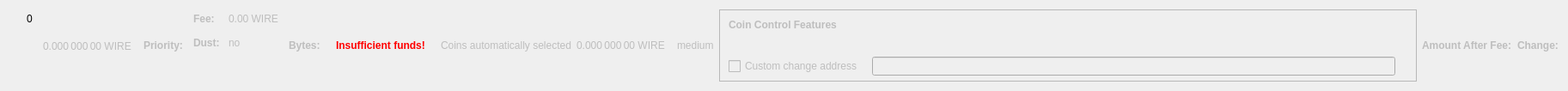
    <widget class="QWidget" name="dummyHideWidget" native="true">
     <property name="maximumSize">
      <size>
       <width>100</width>
       <height>22</height>
      </size>
     </property>
     <layout class="QHBoxLayout" name="dummyHideLayout">
      <item>
       <layout class="QFormLayout" name="formLayoutCoinControl1">
        <property name="horizontalSpacing">
         <number>10</number>
        </property>
        <property name="verticalSpacing">
         <number>14</number>
        </property>
        <property name="leftMargin">
         <number>10</number>
        </property>
        <property name="topMargin">
         <number>4</number>
        </property>
        <property name="rightMargin">
         <number>6</number>
        </property>
        <item row="0" column="1">
         <widget class="QLabel" name="labelCoinControlBytes">
          <property name="cursor">
           <cursorShape>IBeamCursor</cursorShape>
          </property>
          <property name="contextMenuPolicy">
           <enum>Qt::ActionsContextMenu</enum>
          </property>
          <property name="text">
           <string notr="true">0</string>
          </property>
          <property name="textInteractionFlags">
           <set>Qt::LinksAccessibleByMouse|Qt::TextSelectableByKeyboard|Qt::TextSelectableByMouse</set>
          </property>
         </widget>
        </item>
       </layout>
      </item>
      <item>
       <widget class="QLabel" name="labelCoinControlAfterFee">
        <property name="enabled">
         <bool>false</bool>
        </property>
        <property name="sizePolicy">
         <sizepolicy hsizetype="Fixed" vsizetype="Fixed">
          <horstretch>0</horstretch>
          <verstretch>0</verstretch>
         </sizepolicy>
        </property>
        <property name="minimumSize">
         <size>
          <width>111</width>
          <height>12</height>
         </size>
        </property>
        <property name="maximumSize">
         <size>
          <width>111</width>
          <height>12</height>
         </size>
        </property>
        <property name="cursor">
         <cursorShape>IBeamCursor</cursorShape>
        </property>
        <property name="contextMenuPolicy">
         <enum>Qt::ActionsContextMenu</enum>
        </property>
        <property name="text">
         <string notr="true">0.000 000 00 WIRE</string>
        </property>
        <property name="textInteractionFlags">
         <set>Qt::LinksAccessibleByMouse|Qt::TextSelectableByKeyboard|Qt::TextSelectableByMouse</set>
        </property>
       </widget>
      </item>
      <item>
       <widget class="QLabel" name="labelCoinControlPriorityText">
        <property name="enabled">
         <bool>false</bool>
        </property>
        <property name="font">
         <font>
          <weight>75</weight>
          <bold>true</bold>
         </font>
        </property>
        <property name="text">
         <string>Priority:</string>
        </property>
       </widget>
      </item>
      <item>
       <layout class="QHBoxLayout" name="horizontalLayout"/>
      </item>
      <item>
       <layout class="QFormLayout" name="formLayoutCoinControl3">
        <property name="horizontalSpacing">
         <number>10</number>
        </property>
        <property name="verticalSpacing">
         <number>14</number>
        </property>
        <property name="leftMargin">
         <number>6</number>
        </property>
        <property name="topMargin">
         <number>4</number>
        </property>
        <property name="rightMargin">
         <number>6</number>
        </property>
        <item row="0" column="0">
         <widget class="QLabel" name="labelCoinControlFeeText">
          <property name="enabled">
           <bool>false</bool>
          </property>
          <property name="font">
           <font>
            <weight>75</weight>
            <bold>true</bold>
           </font>
          </property>
          <property name="text">
           <string>Fee:</string>
          </property>
          <property name="margin">
           <number>0</number>
          </property>
         </widget>
        </item>
        <item row="0" column="1">
         <widget class="QLabel" name="labelCoinControlFee">
          <property name="enabled">
           <bool>false</bool>
          </property>
          <property name="cursor">
           <cursorShape>IBeamCursor</cursorShape>
          </property>
          <property name="contextMenuPolicy">
           <enum>Qt::ActionsContextMenu</enum>
          </property>
          <property name="text">
           <string notr="true">0.00 WIRE</string>
          </property>
          <property name="textInteractionFlags">
           <set>Qt::LinksAccessibleByMouse|Qt::TextSelectableByKeyboard|Qt::TextSelectableByMouse</set>
          </property>
         </widget>
        </item>
        <item row="1" column="0">
         <widget class="QLabel" name="labelCoinControlLowOutputText">
          <property name="enabled">
           <bool>false</bool>
          </property>
          <property name="font">
           <font>
            <weight>75</weight>
            <bold>true</bold>
           </font>
          </property>
          <property name="text">
           <string>Dust:</string>
          </property>
         </widget>
        </item>
        <item row="1" column="1">
         <widget class="QLabel" name="labelCoinControlLowOutput">
          <property name="enabled">
           <bool>false</bool>
          </property>
          <property name="cursor">
           <cursorShape>IBeamCursor</cursorShape>
          </property>
          <property name="contextMenuPolicy">
           <enum>Qt::ActionsContextMenu</enum>
          </property>
          <property name="text">
           <string>no</string>
          </property>
          <property name="textInteractionFlags">
           <set>Qt::LinksAccessibleByMouse|Qt::TextSelectableByKeyboard|Qt::TextSelectableByMouse</set>
          </property>
         </widget>
        </item>
       </layout>
      </item>
      <item>
       <widget class="QLabel" name="labelCoinControlBytesText">
        <property name="enabled">
         <bool>false</bool>
        </property>
        <property name="font">
         <font>
          <weight>75</weight>
          <bold>true</bold>
         </font>
        </property>
        <property name="text">
         <string>Bytes:</string>
        </property>
       </widget>
      </item>
      <item>
       <layout class="QFormLayout" name="formLayoutCoinControl2">
        <property name="horizontalSpacing">
         <number>10</number>
        </property>
        <property name="verticalSpacing">
         <number>14</number>
        </property>
        <property name="leftMargin">
         <number>6</number>
        </property>
        <property name="topMargin">
         <number>4</number>
        </property>
        <property name="rightMargin">
         <number>6</number>
        </property>
       </layout>
      </item>
      <item>
       <layout class="QHBoxLayout" name="horizontalLayoutCoinControl2">
        <property name="spacing">
         <number>8</number>
        </property>
        <property name="bottomMargin">
         <number>10</number>
        </property>
       </layout>
      </item>
      <item>
       <widget class="QLabel" name="labelCoinControlInsuffFunds">
        <property name="enabled">
         <bool>false</bool>
        </property>
        <property name="minimumSize">
         <size>
          <width>0</width>
          <height>0</height>
         </size>
        </property>
        <property name="font">
         <font>
          <weight>75</weight>
          <bold>true</bold>
         </font>
        </property>
        <property name="styleSheet">
         <string notr="true">color:red;font-weight:bold;</string>
        </property>
        <property name="text">
         <string>Insufficient funds!</string>
        </property>
        <property name="margin">
         <number>5</number>
        </property>
       </widget>
      </item>
      <item>
       <layout class="QFormLayout" name="formLayoutCoinControl4">
        <property name="horizontalSpacing">
         <number>10</number>
        </property>
        <property name="verticalSpacing">
         <number>14</number>
        </property>
        <property name="leftMargin">
         <number>6</number>
        </property>
        <property name="topMargin">
         <number>4</number>
        </property>
        <property name="rightMargin">
         <number>6</number>
        </property>
       </layout>
      </item>
      <item>
       <widget class="QLabel" name="labelCoinControlAutomaticallySelected">
        <property name="enabled">
         <bool>false</bool>
        </property>
        <property name="sizePolicy">
         <sizepolicy hsizetype="Fixed" vsizetype="Fixed">
          <horstretch>0</horstretch>
          <verstretch>0</verstretch>
         </sizepolicy>
        </property>
        <property name="minimumSize">
         <size>
          <width>0</width>
          <height>0</height>
         </size>
        </property>
        <property name="maximumSize">
         <size>
          <width>240</width>
          <height>16777215</height>
         </size>
        </property>
        <property name="text">
         <string>Coins automatically selected</string>
        </property>
        <property name="margin">
         <number>5</number>
        </property>
       </widget>
      </item>
      <item>
       <widget class="QLabel" name="labelCoinControlChange">
        <property name="enabled">
         <bool>false</bool>
        </property>
        <property name="sizePolicy">
         <sizepolicy hsizetype="Fixed" vsizetype="Fixed">
          <horstretch>0</horstretch>
          <verstretch>0</verstretch>
         </sizepolicy>
        </property>
        <property name="minimumSize">
         <size>
          <width>111</width>
          <height>0</height>
         </size>
        </property>
        <property name="maximumSize">
         <size>
          <width>111</width>
          <height>16777215</height>
         </size>
        </property>
        <property name="cursor">
         <cursorShape>IBeamCursor</cursorShape>
        </property>
        <property name="contextMenuPolicy">
         <enum>Qt::ActionsContextMenu</enum>
        </property>
        <property name="text">
         <string notr="true">0.000 000 00 WIRE</string>
        </property>
        <property name="textInteractionFlags">
         <set>Qt::LinksAccessibleByMouse|Qt::TextSelectableByKeyboard|Qt::TextSelectableByMouse</set>
        </property>
       </widget>
      </item>
      <item>
       <widget class="QLabel" name="labelCoinControlPriority">
        <property name="enabled">
         <bool>false</bool>
        </property>
        <property name="cursor">
         <cursorShape>IBeamCursor</cursorShape>
        </property>
        <property name="contextMenuPolicy">
         <enum>Qt::ActionsContextMenu</enum>
        </property>
        <property name="text">
         <string>medium</string>
        </property>
        <property name="textInteractionFlags">
         <set>Qt::LinksAccessibleByMouse|Qt::TextSelectableByKeyboard|Qt::TextSelectableByMouse</set>
        </property>
       </widget>
      </item>
      <item>
       <widget class="QFrame" name="frameCoinControl">
        <property name="sizePolicy">
         <sizepolicy hsizetype="Expanding" vsizetype="Expanding">
          <horstretch>0</horstretch>
          <verstretch>0</verstretch>
         </sizepolicy>
        </property>
        <property name="maximumSize">
         <size>
          <width>16777215</width>
          <height>16777215</height>
         </size>
        </property>
        <property name="frameShape">
         <enum>QFrame::StyledPanel</enum>
        </property>
        <property name="frameShadow">
         <enum>QFrame::Sunken</enum>
        </property>
        <layout class="QVBoxLayout" name="verticalLayoutCoinControl2_2">
         <property name="spacing">
          <number>0</number>
         </property>
         <property name="leftMargin">
          <number>0</number>
         </property>
         <property name="topMargin">
          <number>0</number>
         </property>
         <property name="rightMargin">
          <number>0</number>
         </property>
         <property name="bottomMargin">
          <number>6</number>
         </property>
         <item>
          <layout class="QVBoxLayout" name="verticalLayoutCoinControl" stretch="0,0,0,1">
           <property name="spacing">
            <number>0</number>
           </property>
           <property name="leftMargin">
            <number>10</number>
           </property>
           <property name="topMargin">
            <number>10</number>
           </property>
           <item>
            <layout class="QHBoxLayout" name="horizontalLayoutCoinControl1">
             <property name="bottomMargin">
              <number>15</number>
             </property>
             <item>
              <widget class="QLabel" name="labelCoinControlFeatures">
               <property name="enabled">
                <bool>false</bool>
               </property>
               <property name="sizePolicy">
                <sizepolicy hsizetype="Preferred" vsizetype="Maximum">
                 <horstretch>0</horstretch>
                 <verstretch>0</verstretch>
                </sizepolicy>
               </property>
               <property name="font">
                <font>
                 <weight>75</weight>
                 <bold>true</bold>
                </font>
               </property>
               <property name="styleSheet">
                <string notr="true">font-weight:bold;</string>
               </property>
               <property name="text">
                <string>Coin Control Features</string>
               </property>
              </widget>
             </item>
            </layout>
           </item>
           <item>
            <widget class="QWidget" name="widgetCoinControl" native="true">
             <property name="sizePolicy">
              <sizepolicy hsizetype="Preferred" vsizetype="Preferred">
               <horstretch>0</horstretch>
               <verstretch>0</verstretch>
              </sizepolicy>
             </property>
             <property name="minimumSize">
              <size>
               <width>0</width>
               <height>0</height>
              </size>
             </property>
             <property name="styleSheet">
              <string notr="true"/>
             </property>
             <layout class="QHBoxLayout" name="horizontalLayoutCoinControl5_2">
              <property name="leftMargin">
               <number>0</number>
              </property>
              <property name="topMargin">
               <number>0</number>
              </property>
              <property name="rightMargin">
               <number>0</number>
              </property>
              <property name="bottomMargin">
               <number>0</number>
              </property>
              <item>
               <layout class="QHBoxLayout" name="horizontalLayoutCoinControl3">
                <property name="spacing">
                 <number>20</number>
                </property>
                <property name="topMargin">
                 <number>0</number>
                </property>
                <property name="bottomMargin">
                 <number>10</number>
                </property>
               </layout>
              </item>
             </layout>
            </widget>
           </item>
           <item>
            <layout class="QHBoxLayout" name="horizontalLayoutCoinControl4" stretch="0,0,0">
             <property name="spacing">
              <number>12</number>
             </property>
             <property name="sizeConstraint">
              <enum>QLayout::SetDefaultConstraint</enum>
             </property>
             <property name="topMargin">
              <number>5</number>
             </property>
             <property name="rightMargin">
              <number>5</number>
             </property>
             <item>
              <widget class="QCheckBox" name="checkBoxCoinControlChange">
               <property name="enabled">
                <bool>false</bool>
               </property>
               <property name="toolTip">
                <string>If this is activated, but the change address is empty or invalid, change will be sent to a newly generated address.</string>
               </property>
               <property name="text">
                <string>Custom change address</string>
               </property>
              </widget>
             </item>
             <item>
              <widget class="QValidatedLineEdit" name="lineEditCoinControlChange">
               <property name="enabled">
                <bool>false</bool>
               </property>
               <property name="sizePolicy">
                <sizepolicy hsizetype="Expanding" vsizetype="Fixed">
                 <horstretch>0</horstretch>
                 <verstretch>0</verstretch>
                </sizepolicy>
               </property>
              </widget>
             </item>
             <item>
              <widget class="QLabel" name="labelCoinControlChangeLabel_2">
               <property name="sizePolicy">
                <sizepolicy hsizetype="Preferred" vsizetype="Expanding">
                 <horstretch>0</horstretch>
                 <verstretch>0</verstretch>
                </sizepolicy>
               </property>
               <property name="minimumSize">
                <size>
                 <width>0</width>
                 <height>0</height>
                </size>
               </property>
               <property name="text">
                <string/>
               </property>
               <property name="margin">
                <number>3</number>
               </property>
              </widget>
             </item>
            </layout>
           </item>
           <item>
            <spacer name="verticalSpacerCoinControl">
             <property name="orientation">
              <enum>Qt::Vertical</enum>
             </property>
             <property name="sizeHint" stdset="0">
              <size>
               <width>800</width>
               <height>1</height>
              </size>
             </property>
            </spacer>
           </item>
          </layout>
         </item>
        </layout>
       </widget>
      </item>
      <item>
       <widget class="QLabel" name="labelCoinControlAfterFeeText">
        <property name="enabled">
         <bool>false</bool>
        </property>
        <property name="minimumSize">
         <size>
          <width>0</width>
          <height>0</height>
         </size>
        </property>
        <property name="maximumSize">
         <size>
          <width>16777215</width>
          <height>16777215</height>
         </size>
        </property>
        <property name="font">
         <font>
          <weight>75</weight>
          <bold>true</bold>
         </font>
        </property>
        <property name="text">
         <string>Amount After Fee:</string>
        </property>
        <property name="alignment">
         <set>Qt::AlignLeading|Qt::AlignLeft|Qt::AlignVCenter</set>
        </property>
        <property name="margin">
         <number>0</number>
        </property>
       </widget>
      </item>
      <item>
       <widget class="QLabel" name="labelCoinControlChangeText">
        <property name="enabled">
         <bool>false</bool>
        </property>
        <property name="sizePolicy">
         <sizepolicy hsizetype="Preferred" vsizetype="Preferred">
          <horstretch>0</horstretch>
          <verstretch>0</verstretch>
         </sizepolicy>
        </property>
        <property name="minimumSize">
         <size>
          <width>0</width>
          <height>0</height>
         </size>
        </property>
        <property name="maximumSize">
         <size>
          <width>16777215</width>
          <height>16777215</height>
         </size>
        </property>
        <property name="font">
         <font>
          <weight>75</weight>
          <bold>true</bold>
         </font>
        </property>
        <property name="text">
         <string>Change:</string>
        </property>
        <property name="alignment">
         <set>Qt::AlignLeading|Qt::AlignLeft|Qt::AlignVCenter</set>
        </property>
       </widget>
      </item>
     </layout>
    </widget>
